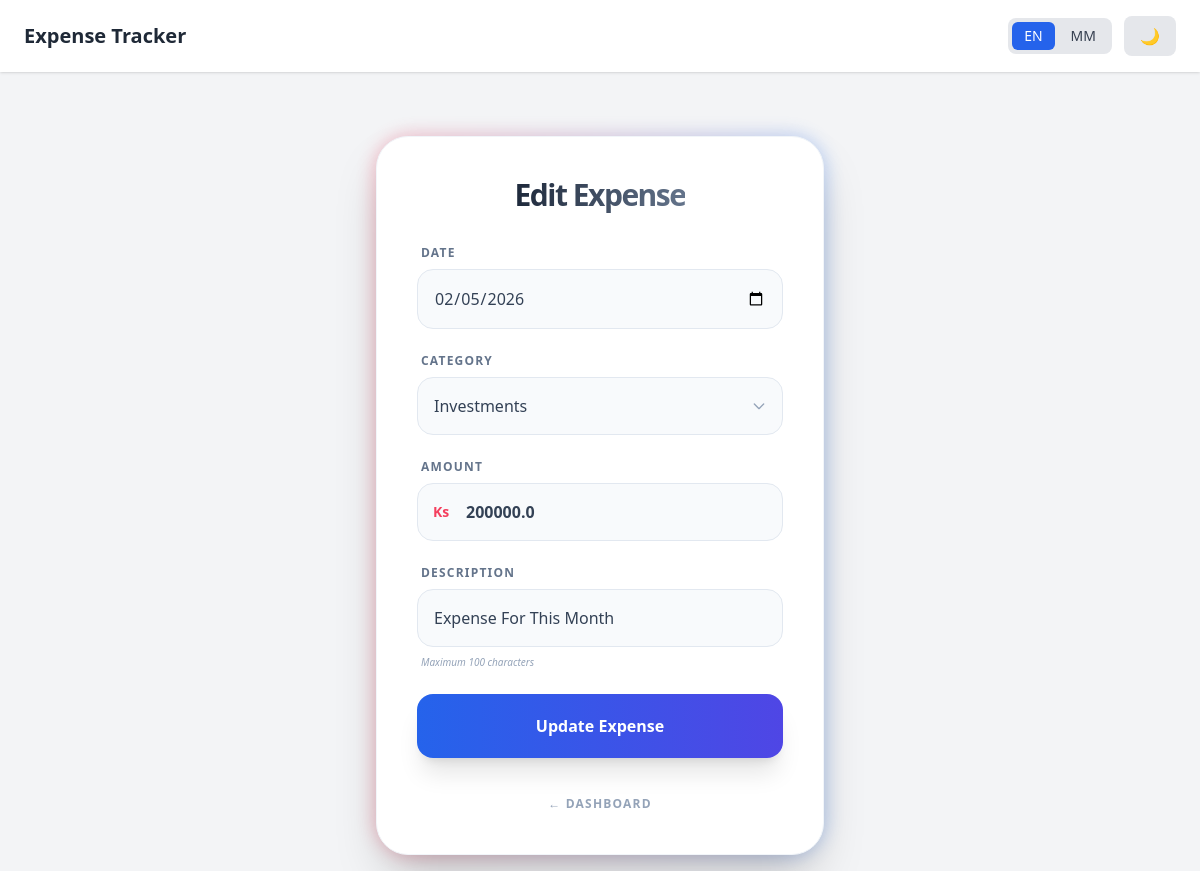
The app's page /edit_expense/17 (signed in), older data.
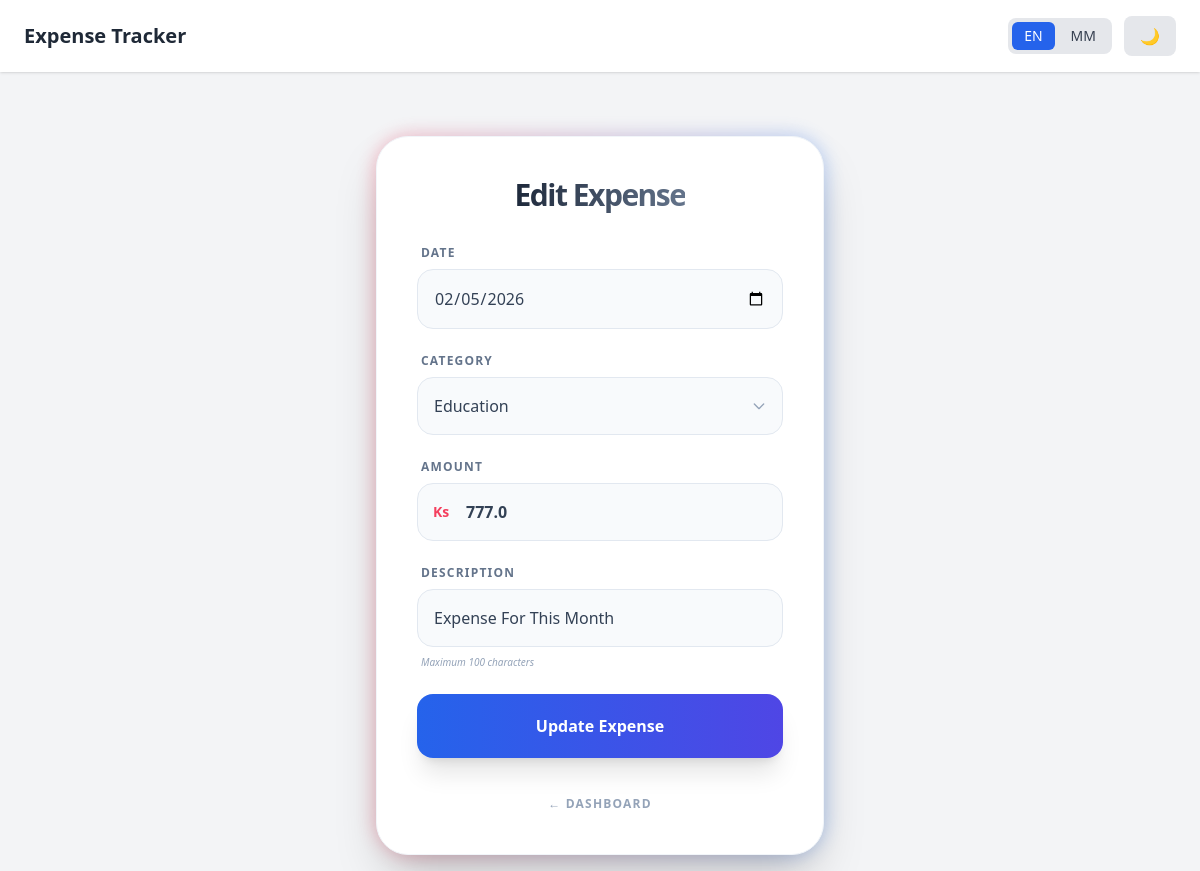
The same page, newer data.
### tables this page shows
CREATE TABLE expenses(
        id INTEGER PRIMARY KEY AUTOINCREMENT,
        user_id INTEGER,
        date TEXT,
        category TEXT,
        amount REAL,
        description TEXT,
        FOREIGN KEY(user_id) REFERENCES users(id)
    );

### app.py (the view, shortened to what this page needs)
@app.route("/edit_expense/<int:expense_id>", methods=["GET", "POST"])
def edit_expense(expense_id):
    if "user_id" not in session:
        return redirect(url_for("login"))
    conn = sqlite3.connect(DB_NAME)
    conn.row_factory = sqlite3.Row
    cursor = conn.cursor()
    cursor.execute(
        "SELECT date, category, amount, description FROM expenses WHERE id=? AND user_id=?",
        (expense_id, session["user_id"])
    )
    record = cursor.fetchone()
    conn.close()
    if not record:
        flash("Record not found!", "danger")
        return redirect(url_for("dashboard"))
    current_form_data = {
        'date': record['date'],
        'category': record['category'],
        'amount': record['amount'],
        'description': record['description']
    }
    return render_template(
        "expense_form.html",
        categories=EXPENSE_CATEGORIES,
        form_data=current_form_data,
        mode="edit",
        expense_id=expense_id
    )

### app.py (called while the page is built, shortened)
def t(key, is_user_data=False):
    lang = session.get('language', 'en')
    translated = LANGUAGES.get(lang, LANGUAGES['en']).get(key)
    if translated:
        return translated

@app.context_processor
def inject_translate():
    return dict(t=t)

### templates/expense_form.html (shortened to what this page needs)
{% extends "base.html" %}
{% block content %}
<div class="max-w-md mx-auto mt-12 relative group">
    <div class="relative bg-white dark:bg-slate-900 p-8 md:p-10 rounded-[2rem] shadow-2xl border border-slate-100 dark:border-slate-800">
        <h1 class="text-3xl font-black text-center tracking-tighter mb-8">
            <span class="text-transparent bg-clip-text bg-gradient-to-r from-slate-800 to-slate-500 dark:from-white dark:to-slate-400">
            </span>
        </h1>
        <form method="POST" class="space-y-6">
            <div class="flex flex-col space-y-2">
                <label class="text-xs font-black uppercase tracking-widest text-slate-500 ml-1">{{ t("date") }}</label>
                <input type="date" name="date" required
                    value="{{ (form_data|default({})).get('date', current_date|default('')) }}"
                    class="w-full p-4 bg-slate-50 dark:bg-slate-800/50 border border-slate-200 dark:border-slate-700 rounded-2xl focus:outline-none focus:ring-2 focus:ring-rose-500/50 focus:border-rose-500 transition-all text-slate-700 dark:text-slate-200">
            </div>
            <div class="flex flex-col space-y-2">
                <label class="text-xs font-black uppercase tracking-widest text-slate-500 ml-1">{{ t("category") }}</label>
                <div class="relative">
                    <select name="category" required
                        class="w-full p-4 bg-slate-50 dark:bg-slate-800/50 border border-slate-200 dark:border-slate-700 rounded-2xl focus:outline-none focus:ring-2 focus:ring-rose-500/50 focus:border-rose-500 transition-all appearance-none text-slate-700 dark:text-slate-200">
                        {% for cat in categories %}
                            <option value="{{ cat }}"
                                {% if (form_data|default({})).get('category') == cat %}selected{% endif %}>
                                {{ t(cat) }}
                            </option>
                        {% endfor %}
                    </select>
                    <div class="absolute right-4 top-1/2 -translate-y-1/2 pointer-events-none text-slate-400">
                    </div>
                </div>
            </div>
            <div class="flex flex-col space-y-2">
                <label class="text-xs font-black uppercase tracking-widest text-slate-500 ml-1">{{ t("amount") }}</label>
                <div class="relative">
                    <input type="number" step="0.01" name="amount" required
                        value="{{ (form_data|default({})).get('amount', '') }}"
                        placeholder="{{ t('amount_placeholder') }}"
                        class="w-full p-4 pl-12 bg-slate-50 dark:bg-slate-800/50 border border-slate-200 dark:border-slate-700 rounded-2xl focus:outline-none focus:ring-2 focus:ring-rose-500/50 focus:border-rose-500 transition-all text-slate-700 dark:text-slate-200 font-bold">
                    <span class="absolute left-4 top-1/2 -translate-y-1/2 text-rose-500 font-bold text-sm">Ks</span>
                </div>
            </div>
            <div class="flex flex-col space-y-2">
                <label class="text-xs font-black uppercase tracking-widest text-slate-500 ml-1">{{ t("description") }}</label>
                <input type="text" name="description"
                    value="{{ (form_data|default({})).get('description', '') }}"
                    placeholder="{{ t('description_placeholder') }}"
                    class="w-full p-4 bg-slate-50 dark:bg-slate-800/50 border border-slate-200 dark:border-slate-700 rounded-2xl focus:outline-none focus:ring-2 focus:ring-rose-500/50 focus:border-rose-500 transition-all text-slate-700 dark:text-slate-200">
                <p class="text-[10px] text-slate-400 ml-1 italic">{{ t("description_hint") }}</p>
            </div>
            <button type="submit"
                class="w-full py-5 rounded-2xl font-black text-white shadow-xl transform transition-all active:scale-[0.98]
                {% if mode == 'edit' %}
                    bg-gradient-to-r from-blue-600 to-indigo-600 hover:shadow-blue-500/25
                {% else %}
                    bg-gradient-to-r from-rose-600 to-rose-500 hover:shadow-rose-500/25
                {% endif %}">
                {% if mode == "edit" %}
                    {{ t("update_expense_btn") }}
                {% else %}
                    {{ t("add_expense_btn") }}
                {% endif %}
            </button>
        </form>
        <div class="mt-8 text-center">
            <a href="{{ url_for('dashboard') }}"
               class="text-xs font-black uppercase tracking-widest text-slate-400 hover:text-blue-500 transition-colors">
               ← {{ t("back_dashboard") }}
            </a>
        </div>
    </div>
</div>
{% endblock %}

### templates/base.html (shortened to what this page needs)
<!doctype html>
<html lang="{% if session.get('language') == 'mm' %}my{% else %}en{% endif %}">
<head>
  <script src="https://cdn.tailwindcss.com"></script>
</head>
<body class="bg-gray-100 dark:bg-gray-900 min-h-screen transition-colors duration-300">
<div class="flex justify-between items-center px-6 py-4 bg-white dark:bg-gray-800 shadow">
  <h1 class="text-xl font-bold text-gray-800 dark:text-white">
    {{ t("app_title") }}
  </h1>
  <div class="flex items-center gap-3">
    <div class="flex gap-1 bg-gray-200 dark:bg-gray-700 rounded-lg p-1">
      <a href="{{ url_for('set_lang', lang='en') }}"
         class="px-3 py-1 text-sm rounded-md transition
         {% if session.get('language','en') == 'en' %} bg-blue-600 text-white {% else %} text-gray-700 dark:text-gray-200 {% endif %}">
        EN
      </a>
      <a href="{{ url_for('set_lang', lang='mm') }}"
         class="px-3 py-1 text-sm rounded-md transition
         {% if session.get('language') == 'mm' %} bg-blue-600 text-white {% else %} text-gray-700 dark:text-gray-200 {% endif %}">
        MM
      </a>
    </div>
    <button id="themeToggle" class="px-4 py-2 rounded-lg bg-gray-200 dark:bg-gray-700 text-gray-800 dark:text-white transition">
      🌙
    </button>
  </div>
</div>
<div class="container mx-auto p-4">
  {% block content %}{% endblock %}
</div>
</body>
</html>

Row changes from the older to the newer data that the page shows:
changed expenses "Expense For This Month": category "Investments" → "Education"; amount "200000.0" → "777.0"
